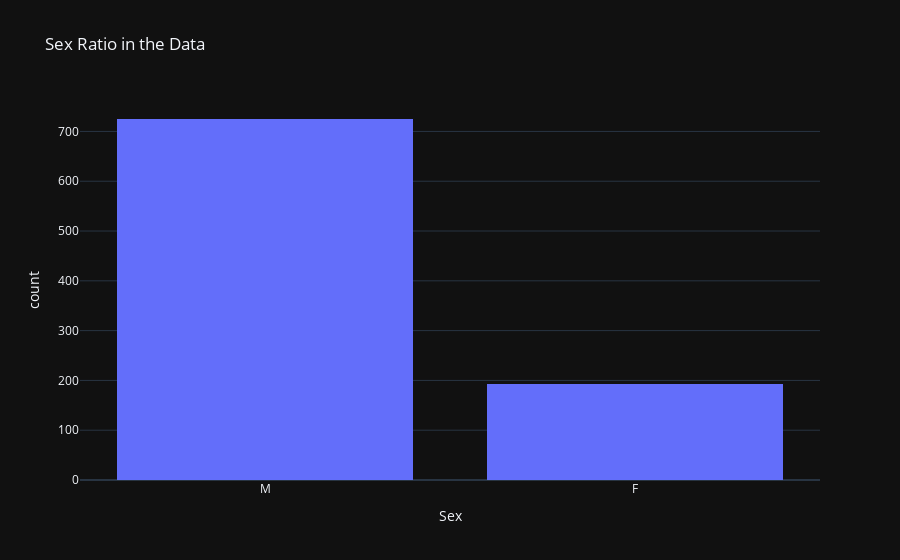

This figure's notebook cell:
### Code cell
fig=px.histogram(df,
                 x="Sex",
                 hover_data=df.columns,
                 title="Sex Ratio in the Data")
fig.show()

### Figure 1 — Plotly figure (JSON) as saved in the notebook; plotly's stock layout.template omitted (floating-point values rounded to 4 significant figures; data arrays with more than 128 entries replaced by an {"elided": "..."} marker saying what was removed)
{"data": [{"bingroup": "x", "hovertemplate": "Sex=%{x}<br>count=%{y}<extra></extra>", "legendgroup": "", "marker": {"color": "#636efa", "pattern": {"shape": ""}}, "name": "", "orientation": "v", "showlegend": false, "x": {"elided": "918 str values"}, "xaxis": "x", "yaxis": "y", "type": "histogram"}], "layout": {"xaxis": {"anchor": "y", "domain": [0.0, 1.0], "title": {"text": "Sex"}}, "yaxis": {"anchor": "x", "domain": [0.0, 1.0], "title": {"text": "count"}}, "legend": {"tracegroupgap": 0}, "title": {"text": "Sex Ratio in the Data"}, "barmode": "relative"}}
